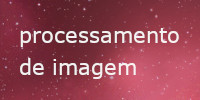
#> input picture understanding-ocr/images/img-process.jpg, 200 x 100 px, found by its file name
$ jupyter execute preprocessing-images.ipynb
#> lines starting #> are read from the running program, lines starting #| are printed output that depends on the picture
# Pre-Processing Techniques for OCR

[cell 1]
import cv2
import numpy as np

import matplotlib.pyplot as plt

[cell 2]
img = cv2.imread('/teamspace/studios/this_studio/exploring-ocr/understanding-ocr/images/img-process.jpg')
#> img is the input picture: shape (100, 200, 3); mean B, G, R 84.1, 69.9, 150
rgb = cv2.cvtColor(img, cv2.COLOR_BGR2RGB)
plt.imshow(rgb);
plt.axis('off');

[cell 3]
# Convert to gray scale image
img_gray = cv2.cvtColor(rgb, cv2.COLOR_RGB2GRAY)
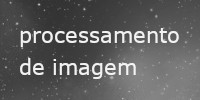
#> img_gray: shape (100, 200); min 43, max 254, mean 95.5
plt.imshow(img_gray, cmap='gray');
plt.axis('off');

## Thresholding

- Thresholding (binarization) is the simplest method of image segmentation.
- It consists of separating an image into regions of interest and non-interest by choosing a cut-off point(called threshold)
- The value of the new color that the pixel will have is calculated according to the cutoff point (threshold).
- Any pixel with intensity less than or equal to the threshold becomes black. If the pixel has an intensity greater thaan the threshold, it becomes white.
- Otsu's Method: Read here https://learnopencv.com/otsu-thresholding-with-opencv/
- Adaptive Thresholding (Gaussian)
    - The threshold is calculated for small regions of the image, different thresholds are obtained for small regions of the image(using the average)
    - Gaussian: Also uses standard deviation (considering the variation in the pixels) - uses convolution.

### Simple Thresholding

[cell 4]
img = cv2.imread('/teamspace/studios/this_studio/exploring-ocr/understanding-ocr/images/page-book.jpg')
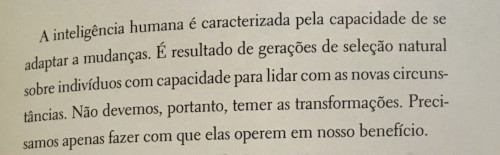
#> input picture understanding-ocr/images/page-book.jpg, 500 x 155 px, found by its file name
#> img is the input picture: shape (155, 500, 3); mean B, G, R 162.2, 177.8, 183.6
plt.imshow(img);
plt.axis('off');
